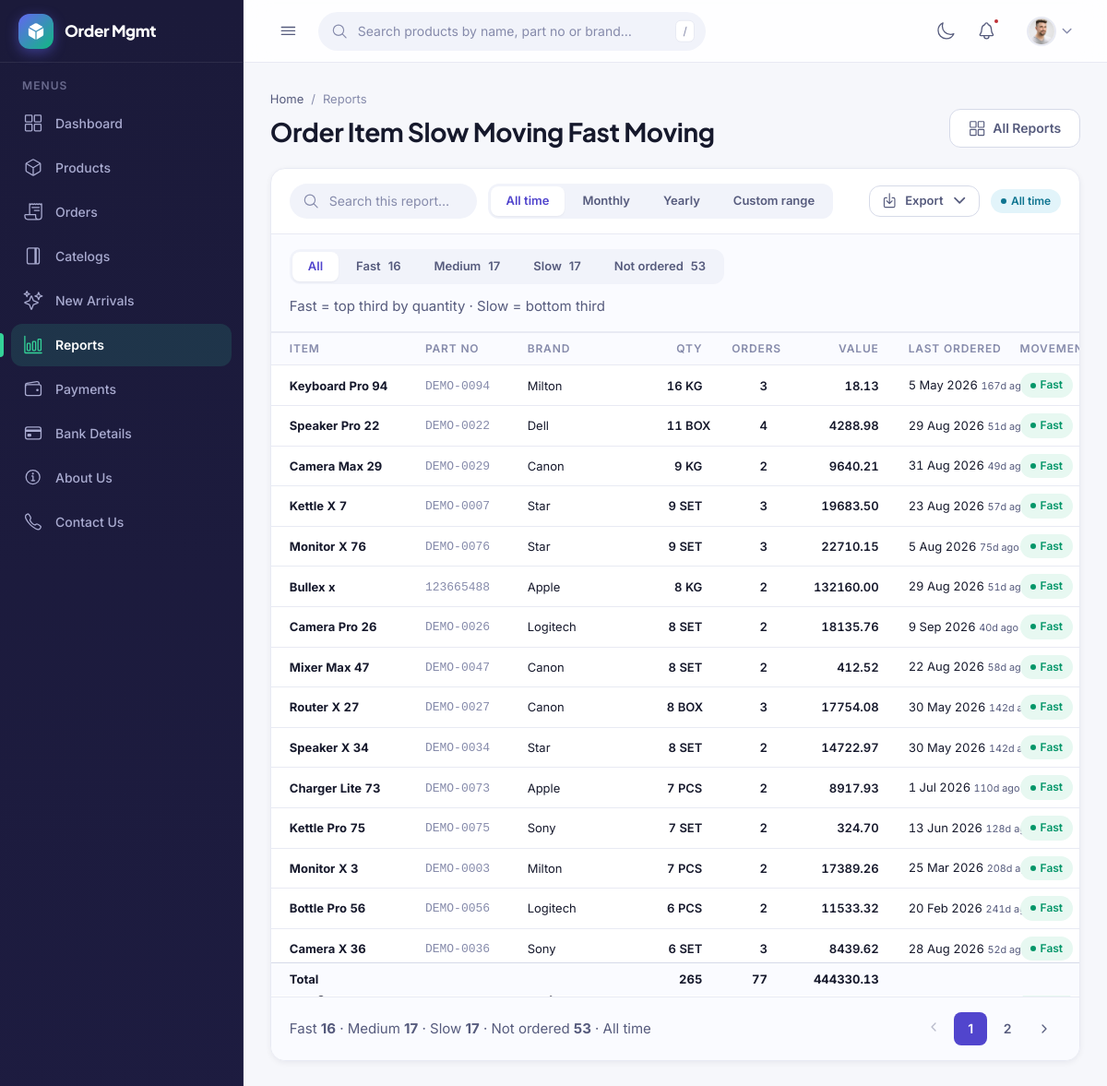
Page /reports/item-movement (signed in) on the committed database.
### products/models.py (models this page shows, shortened)
class Product(models.Model):
    objects = ProductQuerySet.as_manager()
    class TaxType(models.TextChoices):
        INCLUSIVE = "inclusive", "Price includes GST"
        EXCLUSIVE = "exclusive", "Price excludes GST"
    GST_CHOICES = [
        (Decimal("0.00"), "0%"),
        (Decimal("1.00"), "1%"),
        (Decimal("2.00"), "2%"),
        (Decimal("3.00"), "3%"),
        (Decimal("5.00"), "5%"),
        (Decimal("12.00"), "12%"),
        (Decimal("18.00"), "18%"),
        (Decimal("28.00"), "28%"),
        (Decimal("40.00"), "40%"),
    ]
    name = models.CharField(max_length=200)
    partno = models.CharField("Part number", max_length=60, unique=True)
    brand = models.ForeignKey(Brand, on_delete=models.PROTECT, related_name="products")
    unit = models.ForeignKey(Unit, on_delete=models.PROTECT, related_name="products")
    hsn = models.CharField("HSN code", max_length=8)
    gst = models.DecimalField(
        "GST %", max_digits=5, decimal_places=2, choices=GST_CHOICES, default=Decimal("18.00")
    )
    price = models.DecimalField(max_digits=12, decimal_places=2)
    price_tax_type = models.CharField(
        "Price is",
        max_length=9,
        choices=TaxType.choices,
        default=TaxType.EXCLUSIVE,
        help_text="Whether the price above already has GST in it.",
    )
    stock = models.PositiveIntegerField(default=0)
    barcode = models.CharField(max_length=64, unique=True, null=True, blank=True)
    alias = models.CharField(max_length=120, blank=True)
    category = models.CharField(max_length=60, blank=True)
    retail_price = models.DecimalField(max_digits=12, decimal_places=2, default=Decimal("0.00"))
    wholesale_price = models.DecimalField(max_digits=12, decimal_places=2, default=Decimal("0.00"))
    tally_guid = models.CharField(max_length=120, blank=True)
    is_active = models.BooleanField(default=True)
    desc = models.TextField("Description", blank=True)
    image_front = models.ImageField("Front image", upload_to="products/", blank=True)
    image_back = models.ImageField("Back image", upload_to="products/", blank=True)
    image_left = models.ImageField("Left image", upload_to="products/", blank=True)
    image_right = models.ImageField("Right image", upload_to="products/", blank=True)
    created_at = models.DateTimeField(auto_now_add=True)
    updated_at = models.DateTimeField(auto_now=True)
    class Meta:
        ordering = ["name"]
    LOW_STOCK_AT = 5

class Brand(models.Model):
    name = models.CharField(max_length=120, unique=True)
    created_at = models.DateTimeField(auto_now_add=True)
    updated_at = models.DateTimeField(auto_now=True)
    class Meta:
        ordering = ["name"]
    def __str__(self):
        return self.name

class Unit(models.Model):
    name = models.CharField(max_length=20, unique=True)
    created_at = models.DateTimeField(auto_now_add=True)
    updated_at = models.DateTimeField(auto_now=True)
    class Meta:
        ordering = ["name"]
    def __str__(self):
        return self.name

### myorder/models.py (models this page shows, shortened)
class Order(models.Model):
    class Status(models.TextChoices):
        DRAFT = "draft", "Draft"
        HOLD = "hold", "On hold"
        FINAL = "final", "Final"
    dealer = models.ForeignKey(DealerProfile, on_delete=models.PROTECT, related_name="orders")
    sales_executive = models.ForeignKey(
        SalesExecutive,
        on_delete=models.PROTECT,
        related_name="orders",
        null=True, blank=True,
        help_text="Leave empty when the dealer placed the order themselves.",
    )
    order_no = models.CharField(max_length=20, unique=True, blank=True)
    status = models.CharField(max_length=5, choices=Status.choices, default=Status.DRAFT)
    ordered_on = models.DateField(default=timezone.localdate)
    created_at = models.DateTimeField(auto_now_add=True)
    updated_at = models.DateTimeField(auto_now=True)
    class Meta:
        ordering = ["-pk"]

### reports/views.py (the view)
# urls.py: path("item-movement", views.item_movement, name="item_movement"),
@login_required
def item_movement(request):
    filters = read_filter(request)
    today = timezone.localdate()
    moving = _item_totals(request, filters)
    moving.sort(key=lambda r: (-r["qty"], r["name"]))
    rows = []
    for position, row in enumerate(moving, start=1):
        band = _movement_band(position, len(moving))
        rows.append({
            **row,
            "idle_days": (today - row["last_on"]).days if row["last_on"] else None,
            "band": band,
            "badge": BAND_BADGE[band],
        })
    ordered_ids = {row["product_id"] for row in moving}
    for product in Product.objects.select_related("brand", "unit").exclude(pk__in=ordered_ids):
        rows.append({
            "name": product.name,
            "partno": product.partno,
            "brand": str(product.brand),
            "unit": str(product.unit),
            "qty": 0,
            "orders": 0,
            "total": ZERO,
            "last_on": None,
            "idle_days": None,
            "band": "Idle",
            "badge": BAND_BADGE["Idle"],
        })
    for row in rows:
        row["band_label"] = BAND_LABEL[row["band"]]
    rows = [r for r in rows if match_row(r, filters["search"], "name", "partno", "brand")]
    counts = {name: 0 for name in BAND_BADGE}
    for row in rows:
        counts[row["band"]] += 1
    band = request.GET.get("band", "")
    if band in BAND_BADGE:
        rows = [r for r in rows if r["band"] == band]
    band_keep = request.GET.copy()
    band_keep.pop("band", None)
    band_keep = band_keep.urlencode()
    return TemplateResponse(request, "reports/item_movement.html", _page(
        request, filters, slug="item-movement", paginate="rows",
        extra={
            "rows": rows,
            "band": band,
            "band_keep": band_keep,
            "band_options": [
                {"name": name, "label": BAND_LABEL[name], "count": counts[name]}
                for name in BAND_BADGE
            ],
            "counts": counts,
            "totals": {
                "qty": sum(r["qty"] for r in rows),
                "orders": sum(r["orders"] for r in rows),
                "total": sum((r["total"] for r in rows), ZERO),
            },
        },
    ))

### delaer/context_processors.py (called while the page is built)
def roles(request):
    user = getattr(request, "user", None)
    if user is None or not user.is_authenticated:
        return {"user_is_sales": False, "user_is_manager": False, "user_is_dealer": False}
    from myorder.views import is_manager, is_sales
    return {
        "user_is_sales": is_sales(user),
        "user_is_manager": is_manager(user),
        "user_is_dealer": hasattr(user, "dealer_profile"),
    }

### myorder/models.py (called while the page is built)
    @property
    def line_net(self):
        return (self.rate * self.qty).quantize(Decimal("0.01"))

    @property
    def line_gst(self):
        return (self.line_net * self.gst / 100).quantize(Decimal("0.01"))

### myorder/views.py (called while the page is built)
def _dealer(request):
    return DealerProfile.objects.filter(user=request.user).first()

def is_manager(user):
    return (
        user.is_superuser
        or user.is_staff
        or user.groups.filter(name="Management").exists()
    )

def _sales(request):
    user = request.user
    if not user.is_authenticated:
        return None
    return SalesExecutive.objects.filter(user=user, is_active=True).first()

def is_sales(user):
    return (
        user.is_authenticated
        and SalesExecutive.objects.filter(user=user, is_active=True).exists()
    )

def _visible_orders(request):
    orders = (
        Order.objects
        .select_related("dealer", "sales_executive")
        .prefetch_related("items__product")
    )
    if is_manager(request.user):
        return orders
    mine = Q(pk__in=[])          # matches nothing until a profile says otherwise
    sales = _sales(request)
    if sales:
        mine |= Q(sales_executive=sales)
    dealer = _dealer(request)
    if dealer:
        mine |= Q(dealer=dealer)
    return orders.filter(mine)

### reports/services.py (called while the page is built)
def apply_dates(queryset, filters, field):
    if filters["date_from"]:
        queryset = queryset.filter(**{f"{field}__gte": filters["date_from"]})
    if filters["date_to"]:
        queryset = queryset.filter(**{f"{field}__lte": filters["date_to"]})
    return queryset

def match_row(row, term, *fields):
    if not term:
        return True
    needle = term.lower()
    return any(needle in str(row.get(f, "")).lower() for f in fields)

def order_items(request, filters):
    from myorder.models import OrderItem
    lines = OrderItem.objects.filter(
        order__in=report_orders(request, filters)
    ).select_related("product", "product__brand", "product__unit", "order", "order__dealer")
    return lines

### templates/reports/item_movement.html (shortened to what this page needs)
{% extends "reports/_report_base.html" %}
{% block report %}
<div id="reportResults" data-live-region>
<div class="toolbar toolbar--sub">
    <div class="segment" role="group" aria-label="Filter by movement">
        <a class="btn btn--sm {% if not band %}is-active{% endif %}"
           href="?{{ band_keep }}">All</a>
        {% for option in band_options %}
        <a class="btn btn--sm {% if band == option.name %}is-active{% endif %}"
           href="?band={{ option.name }}{% if band_keep %}&{{ band_keep }}{% endif %}">
            {{ option.label }} <span class="muted">{{ option.count }}</span>
        </a>
        {% endfor %}
    </div>
    <span class="muted">Fast = top third by quantity &middot; Slow = bottom third</span>
</div>
<div class="table-wrap table-wrap--tall">
    <table class="table table--stack table--fixed">
        <colgroup>
            <col class="w-name"><col class="w-code"><col class="w-name">
            <col class="w-qty"><col class="w-qty"><col class="w-money">
            <col class="w-date"><col class="w-status">
        </colgroup>
        <thead>
            <tr>
                <th>Item</th>
                <th class="hide-sm">Part No</th>
                <th class="hide-sm">Brand</th>
                <th class="num">Qty</th>
                <th class="num">Orders</th>
                <th class="num hide-sm">Value</th>
                <th class="hide-sm">Last Ordered</th>
                <th>Movement</th>
            </tr>
        </thead>
        <tbody>
            {% for row in rows %}
            <tr>
                <td data-label="Item"><strong>{{ row.name }}</strong></td>
                <td data-label="Part No" class="hide-sm"><code class="dim">{{ row.partno }}</code></td>
                <td data-label="Brand" class="hide-sm">{{ row.brand }}</td>
                <td data-label="Qty" class="num">{{ row.qty }} {{ row.unit }}</td>
                <td data-label="Orders" class="num">{{ row.orders }}</td>
                <td data-label="Value" class="num hide-sm">{{ row.total }}</td>
                <td data-label="Last Ordered" class="hide-sm cell-date">
                    {% if row.last_on %}
                    {{ row.last_on|date:"j M Y" }}
                    <small class="muted">{{ row.idle_days }}d ago</small>
                    {% else %}
                    <span class="muted">&mdash;</span>
                    {% endif %}
                </td>
                <td data-label="Movement">
                    <span class="badge badge--{{ row.badge }}">{{ row.band_label }}</span>
                </td>
            </tr>
            {% endfor %}
        </tbody>
        {% if rows %}
        <tfoot>
            <tr>
                <td><strong>Total</strong></td>
                <td class="hide-sm"></td>
                <td class="hide-sm"></td>
                <td class="num"><strong>{{ totals.qty }}</strong></td>
                <td class="num"><strong>{{ totals.orders }}</strong></td>
                <td class="num hide-sm"><strong>{{ totals.total }}</strong></td>
                <td class="hide-sm"></td>
                <td></td>
            </tr>
        </tfoot>
        {% endif %}
    </table>
</div>
<div class="panel__foot">
    <div class="pagination">
        <span class="muted">
            Fast <strong>{{ counts.Fast }}</strong> &middot;
            Medium <strong>{{ counts.Medium }}</strong> &middot;
            Slow <strong>{{ counts.Slow }}</strong> &middot;
            Not ordered <strong>{{ counts.Idle }}</strong>
            &middot; {{ label }}
        </span>
        {% include "_pagination.html" %}
    </div>
</div>
</div>
{% endblock %}

### rows in the picture
Product: name "Keyboard Pro 94", partno "DEMO-0094"
Brand: brand "Milton" "Milton"
Unit: unit "KG" "KG" "KG"
Order: last_on "5 May 2026"
Product: name "Speaker Pro 22", partno "DEMO-0022"
Brand: brand "Dell"
Unit: unit "BOX" "BOX"
Order: last_on "29 Aug 2026"
Product: name "Camera Max 29", partno "DEMO-0029"
Brand: brand "Canon" "Canon" "Canon"
Order: last_on "31 Aug 2026"
Product: name "Kettle X 7", partno "DEMO-0007"
Brand: brand "Star" "Star" "Star"
Unit: unit "SET" "SET" "SET" "SET" "SET" "SET" "SET"
Order: last_on "23 Aug 2026"
Product: name "Monitor X 76", partno "DEMO-0076"
Order: last_on "5 Aug 2026"
Product: name "Bullex x", partno "123665488"
Brand: brand "Apple" "Apple"
Order: last_on "29 Aug 2026"
Product: name "Camera Pro 26", partno "DEMO-0026"
Brand: brand "Logitech" "Logitech"
Order: last_on "9 Sep 2026"
Product: name "Mixer Max 47", partno "DEMO-0047"
Order: last_on "22 Aug 2026"
Product: name "Router X 27", partno "DEMO-0027"
Order: last_on "30 May 2026" "30 May 2026"
Product: name "Speaker X 34", partno "DEMO-0034"
Product: name "Charger Lite 73", partno "DEMO-0073"
Unit: unit "PCS" "PCS" "PCS"
Order: last_on "1 Jul 2026"
Product: name "Kettle Pro 75", partno "DEMO-0075"
Brand: brand "Sony" "Sony"
Order: last_on "13 Jun 2026"
Product: name "Monitor X 3", partno "DEMO-0003"
Order: last_on "25 Mar 2026"
Product: name "Bottle Pro 56", partno "DEMO-0056"
Order: last_on "20 Feb 2026"
Product: name "Camera X 36", partno "DEMO-0036"
Order: last_on "28 Aug 2026"

### other values in the picture
{{ card.name }} "Order Item Slow Moving Fast Moving"
{{ name }} "All time" "Monthly" "Yearly" "Custom range"
{{ label }} "All time"
{{ option.label }} "Fast" "Medium" "Slow" "Not ordered"
{{ option.count }} "16" "17" "17" "53"
{{ row.qty }} "16" "11" "9" "9" "9" "8" "8" "8" "8" "8" "7" "7" "7" "6" "6"
{{ row.orders }} "3" "4" "2" "3" "3" "2" "2" "2" "3" "2" "2" "2" "2" "2" "3"
{{ row.total }} "18.13" "4288.98" "9640.21" "19683.50" "22710.15" "132160.00" "18135.76" "412.52" "17754.08" "14722.97" "8917.93" "324.70" "17389.26" "11533.32" "8439.62"
{{ row.idle_days }} "167" "51" "49" "57" "75" "51" "40" "58" "142" "142" "110" "128" "208" "241" "52"
{{ row.band_label }} "Fast" "Fast" "Fast" "Fast" "Fast" "Fast" "Fast" "Fast" "Fast" "Fast" "Fast" "Fast" "Fast" "Fast" "Fast"
{{ totals.qty }} "265"
{{ totals.orders }} "77"
{{ totals.total }} "444330.13"
{{ counts.Fast }} "16"
{{ counts.Medium }} "17"
